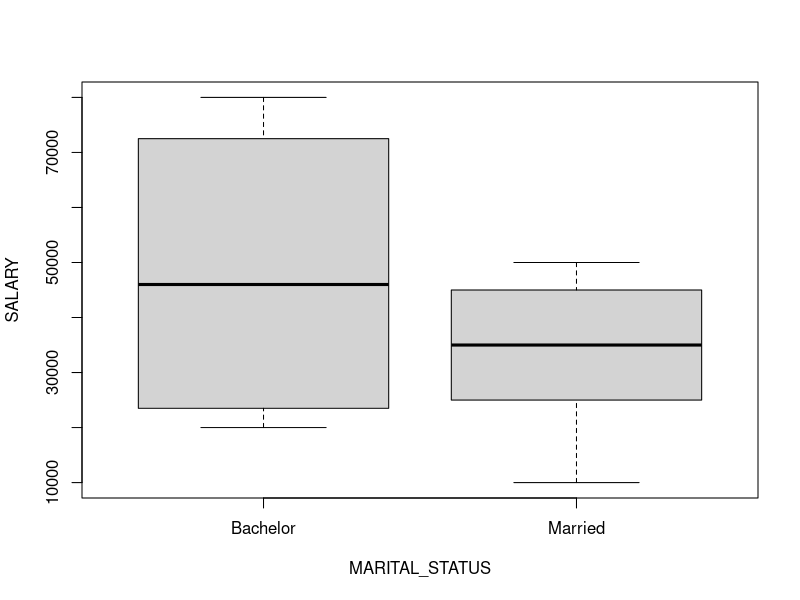

Source code (R):
EMPID<-c(1,2,3,4,5,6,7,8,9,10)
SALARY<-c(10000,20000,30000,25000,27000,45000,65000,50000,40000,80000)
MARITAL_STATUS<-c('Married','Bachelor','Married','Married','Bachelor','Married','Bachelor','Married','Married','Bachelor')
df<-data.frame(EMPID,SALARY,MARITAL_STATUS)
df
boxplot(SALARY~ MARITAL_STATUS,data=df)